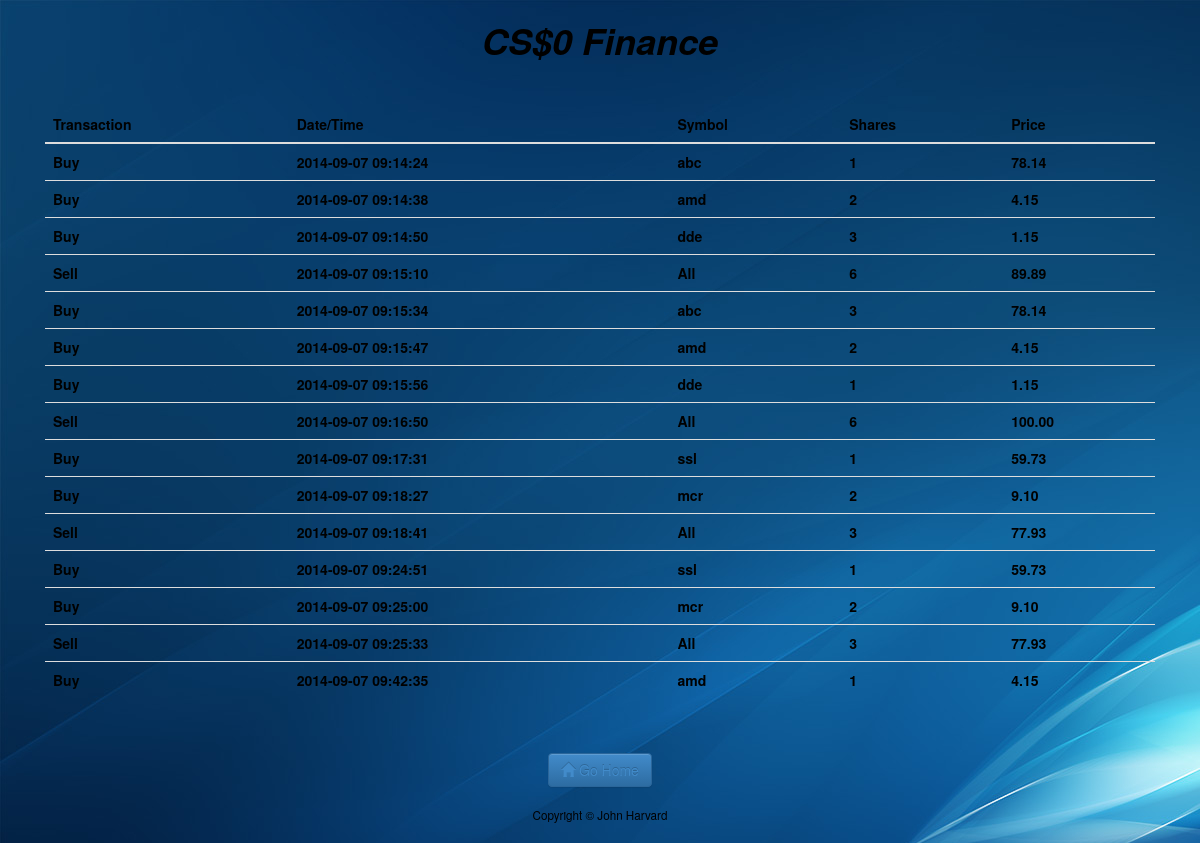
The app's page /history.php (signed in) with its own data.
### tables this page shows
CREATE TABLE `history` (
  `transaction_id` int(10) unsigned NOT NULL AUTO_INCREMENT,
  `id` int(10) unsigned NOT NULL,
  `type` varchar(50) NOT NULL,
  `symbol` varchar(100) NOT NULL,
  `shares` int(11) NOT NULL,
  `price` decimal(6,2) unsigned NOT NULL,
  `time` datetime NOT NULL,
  PRIMARY KEY (`transaction_id`,`id`),
  KEY `id` (`id`),
  CONSTRAINT `history_ibfk_1` FOREIGN KEY (`id`) REFERENCES `users` (`id`)
);

### public/history.php (called while the page is built, shortened)
<?php
    $history = query("select * from history where id = ?", $_SESSION["id"]);
    render("history_form.php" , ["title"=>"History" ,"history"=>$history]);
?>

### templates/history_form.php (the view)
        <div class="panel-body">
            <div class="table-responsive">
                <table class="table table-hover">
                    <thead>
                        <tr>
                            <th>Transaction</th>
                            <th>Date/Time</th>
                            <th>Symbol</th>
                            <th>Shares</th>
                            <th>Price</th>
                        </tr>
                    </thead>
                    <tbody>
                    <tbody>
                        <?php foreach($history as $row):?>
                            <tr class="info">
                                <th><?= $row["type"]?></th>
                                <th><?= $row["time"]?></th>
                                <th><?= $row["symbol"]?></th>
                                <th><?= $row["shares"]?></th>
                                <th><?= $row["price"]?></th>
                            </tr>
                        <?php endforeach;?>
                    </tbody>
                </table>
            </div>
        </div>
<br/>
<div>
   <form action="index.php">
     <button type="submit" class="btn btn-primary btn-outline"><span class="glyphicon glyphicon-home"></span> Go Home</button>
   </form>
</div>

### includes/functions.php (shortened to what this page needs)
<?php
    function query()
    {
        $sql = func_get_arg(0);
        $parameters = array_slice(func_get_args(), 1);
        static $handle;
        if (!isset($handle))
        {
            try
            {
                $handle = new PDO("mysql:dbname=" . DATABASE . ";host=" . SERVER, USERNAME, PASSWORD);
                $handle->setAttribute(PDO::ATTR_EMULATE_PREPARES, false);
            }
            catch (Exception $e)
            {
                trigger_error($e->getMessage(), E_USER_ERROR);
                exit;
            }
        }
        $statement = $handle->prepare($sql);
        $results = $statement->execute($parameters);
        if ($results !== false)
        {
            return $statement->fetchAll(PDO::FETCH_ASSOC);
        }
        else
        {
            return false;
        }
    }
    function render($template, $values = [])
    {
        if (file_exists("../templates/$template"))
        {
            extract($values);
            require("../templates/header.php");
            require("../templates/$template");
            require("../templates/footer.php");
        }
        else
        {
            trigger_error("Invalid template: $template", E_USER_ERROR);
        }
    }
?>

### templates/header.php (shortened to what this page needs)
<!DOCTYPE html>
<html>
    <head>
        <link href="css/plugins/metisMenu/metisMenu.min.css" rel="stylesheet">
        <link href="css/sb-admin-2.css" rel="stylesheet">
        <link href="fonts/font-awesome.min.css" rel="stylesheet" type="text/css">
        <link href="/css/bootstrap.min.css" rel="stylesheet"/>
        <link href="/css/bootstrap-theme.min.css" rel="stylesheet"/>
        <link href="/css/styles.css" rel="stylesheet"/>
            <link href="css/plugins/timeline.css" rel="stylesheet">
    <link href="css/plugins/morris.css" rel="stylesheet">
    </head>
    <body background="/img/background1.jpg">
        <div class="container">
            <div id="top">
                <h1><strong><i>CS$0 Finance</i></strong></h1>
            </div>
            <div id="middle">
            <br/>

### templates/footer.php
            </div>
            <div id="bottom">
                Copyright &#169; John Harvard
            </div>
        </div>
    </body>
</html>

### public/css/sb-admin-2.css (style rules this page uses)
body { background-color: #f8f8f8; }
.btn-outline { color: inherit; background-color: transparent; transition: all .5s; }
.btn-primary.btn-outline { color: #428bca; }

### public/css/styles.css (style rules this page uses)
.container { margin-left: auto; margin-right: auto; text-align: center; }
#bottom { font-size: smaller; margin: 20px; }

### records on screen
history: type "Buy", time "2014-09-07 09:14:24", symbol "abc", shares "1", price "78.14"
history: type "Buy", time "2014-09-07 09:14:38", symbol "amd", shares "2", price "4.15"
history: type "Buy", time "2014-09-07 09:14:50", symbol "dde", shares "3", price "1.15"
history: type "Sell", time "2014-09-07 09:15:10", symbol "All", shares "6", price "89.89"
history: type "Buy", time "2014-09-07 09:15:34", symbol "abc", shares "3", price "78.14"
history: type "Buy", time "2014-09-07 09:15:47", symbol "amd", shares "2", price "4.15"
history: type "Buy", time "2014-09-07 09:15:56", symbol "dde", shares "1", price "1.15"
history: type "Sell", time "2014-09-07 09:16:50", symbol "All", shares "6", price "100.00"
history: type "Buy", time "2014-09-07 09:17:31", symbol "ssl", shares "1", price "59.73"
history: type "Buy", time "2014-09-07 09:18:27", symbol "mcr", shares "2", price "9.10"
history: type "Sell", time "2014-09-07 09:18:41", symbol "All", shares "3", price "77.93"
history: type "Buy", time "2014-09-07 09:24:51", symbol "ssl", shares "1", price "59.73"
history: type "Buy", time "2014-09-07 09:25:00", symbol "mcr", shares "2", price "9.10"
history: type "Sell", time "2014-09-07 09:25:33", symbol "All", shares "3", price "77.93"
history: type "Buy", time "2014-09-07 09:42:35", symbol "amd", shares "1", price "4.15"
